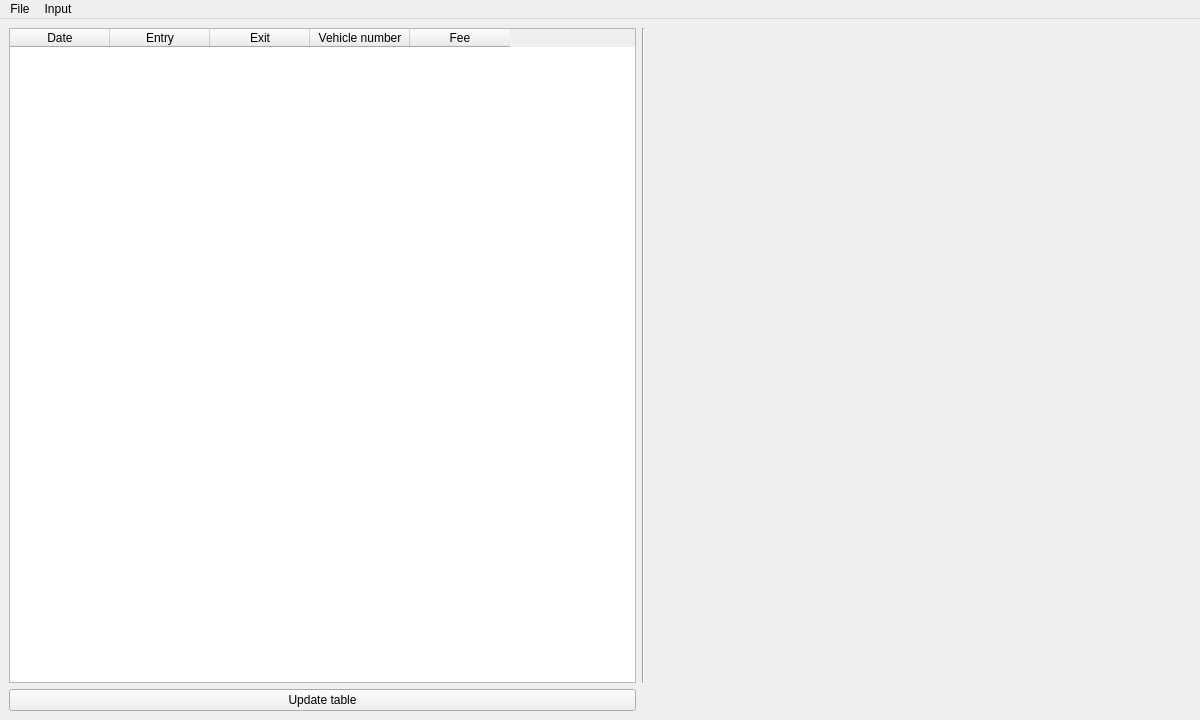
<?xml version="1.0" encoding="UTF-8"?>
<ui version="4.0">
 <class>MainWindow</class>
 <widget class="QMainWindow" name="MainWindow">
  <property name="geometry">
   <rect>
    <x>0</x>
    <y>0</y>
    <width>1200</width>
    <height>720</height>
   </rect>
  </property>
  <property name="minimumSize">
   <size>
    <width>510</width>
    <height>360</height>
   </size>
  </property>
  <property name="maximumSize">
   <size>
    <width>1200</width>
    <height>720</height>
   </size>
  </property>
  <property name="windowTitle">
   <string>MainWindow</string>
  </property>
  <widget class="QWidget" name="centralwidget">
   <layout class="QGridLayout" name="gridLayout">
    <item row="0" column="3" rowspan="2">
     <widget class="QLabel" name="videoadm">
      <property name="minimumSize">
       <size>
        <width>540</width>
        <height>600</height>
       </size>
      </property>
      <property name="maximumSize">
       <size>
        <width>540</width>
        <height>720</height>
       </size>
      </property>
      <property name="autoFillBackground">
       <bool>false</bool>
      </property>
      <property name="frameShadow">
       <enum>QFrame::Raised</enum>
      </property>
      <property name="text">
       <string/>
      </property>
      <property name="pixmap">
       <pixmap>../../../Downloads/9737ef12b8584aa796a8fc3189254b42.png</pixmap>
      </property>
      <property name="scaledContents">
       <bool>false</bool>
      </property>
      <property name="alignment">
       <set>Qt::AlignCenter</set>
      </property>
     </widget>
    </item>
    <item row="0" column="2">
     <widget class="Line" name="line">
      <property name="orientation">
       <enum>Qt::Vertical</enum>
      </property>
     </widget>
    </item>
    <item row="0" column="1">
     <widget class="QTableWidget" name="table">
      <column>
       <property name="text">
        <string>Date</string>
       </property>
      </column>
      <column>
       <property name="text">
        <string>Entry</string>
       </property>
      </column>
      <column>
       <property name="text">
        <string>Exit</string>
       </property>
      </column>
      <column>
       <property name="text">
        <string>Vehicle number</string>
       </property>
      </column>
      <column>
       <property name="text">
        <string>Fee</string>
       </property>
      </column>
     </widget>
    </item>
    <item row="1" column="1">
     <widget class="QPushButton" name="UpdateButton">
      <property name="text">
       <string>Update table</string>
      </property>
     </widget>
    </item>
   </layout>
  </widget>
  <widget class="QMenuBar" name="menubar">
   <property name="geometry">
    <rect>
     <x>0</x>
     <y>0</y>
     <width>1200</width>
     <height>26</height>
    </rect>
   </property>
   <widget class="QMenu" name="menuFile">
    <property name="title">
     <string>File</string>
    </property>
    <addaction name="actionUserView"/>
   </widget>
   <widget class="QMenu" name="menuInput">
    <property name="title">
     <string>Input</string>
    </property>
    <addaction name="actionVideoFile"/>
    <addaction name="actionLiveFeed"/>
   </widget>
   <addaction name="menuFile"/>
   <addaction name="menuInput"/>
  </widget>
  <action name="actionUserView">
   <property name="text">
    <string>User View</string>
   </property>
  </action>
  <action name="actionVideoFile">
   <property name="text">
    <string>Video File</string>
   </property>
  </action>
  <action name="actionLiveFeed">
   <property name="text">
    <string>Live Feed</string>
   </property>
  </action>
  <action name="actionDetails">
   <property name="text">
    <string>About</string>
   </property>
  </action>
 </widget>
 <resources/>
 <connections/>
</ui>
